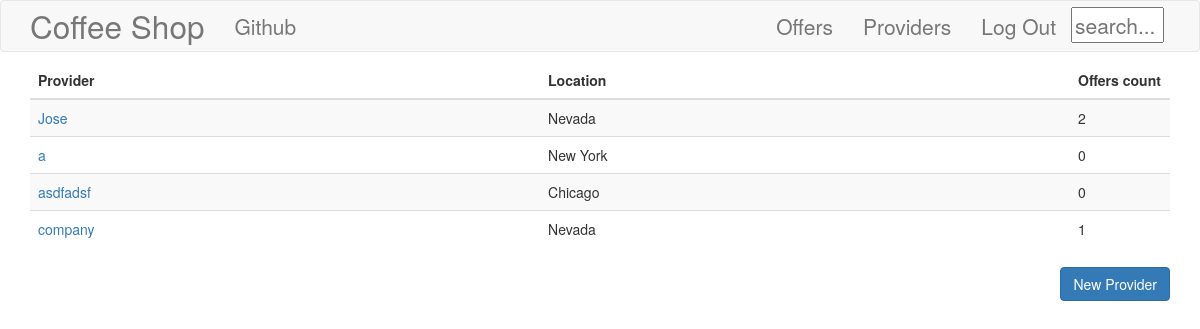
Page /products/providers/ (signed in) on the earlier database version.
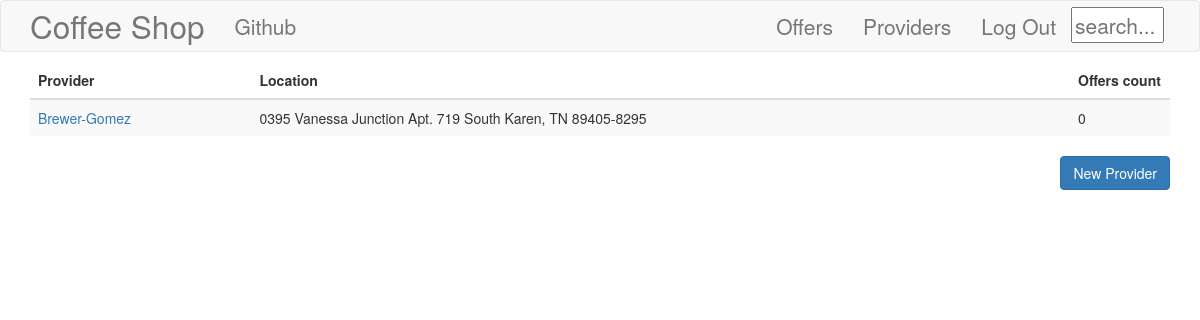
Same page on the later database version.
### products/models.py (models this page shows, shortened)
class Provider(models.Model):
    name = models.CharField(max_length=120, null=False)
    description = models.TextField(max_length=500, null=True)
    location = models.CharField(max_length=100, null=False)
    def offer(self):
        return self.products

### products/views.py (the view)
# urls.py: path('providers/', views.ProviderListView.as_view(), name='provider_list'),
class ProviderListView(ListView):
    model = Provider
    queryset = Provider.objects.all()

### products/templates/products/provider_list.html (shortened to what this page needs)
{% extends 'products_base.html' %}
{% block body_block %}
{% if user.is_authenticated %}
    <table class="table table-striped">
        <thead>
            <tr>
                <th>Provider</th>
                <th>Location</th>
                <th>Offers count</th>
            </tr>
        </thead>
        <tbody>
        {% for provider in provider_list %}
            <tr>
                <td><a href="{% url 'products:provider_detail' pk=provider.pk %}">{{ provider.name }}</a></td>
                <td>{{ provider.location }}</td>
                <td width="100">{{ provider.offer.count }}</td>
            </tr>
        {% endfor %}
        </tbody>
    </table>
    <a id=right href="{% url 'products:provider_create' %}"><button type="button" class="btn btn-primary">New Provider</button></a>
{% else %}
    <div class="jumbotron">
        <p class="producttitle">You must be logged in to access this page</p>
    </div>
{% endif %}
{% endblock %}

Differences in the rows shown:
removed Provider: name "Jose", location "Nevada", offer.count "2"
removed Provider: name "a", location "New York", offer.count "0"
removed Provider: name "asdfadsf", location "Chicago", offer.count "0"
removed Provider: name "company", location "Nevada", offer.count "1"
added Provider: name "Brewer-Gomez", location "0395 Vanessa Junction Apt. 719 South Karen, TN 89405-8295", offer.count "0"
